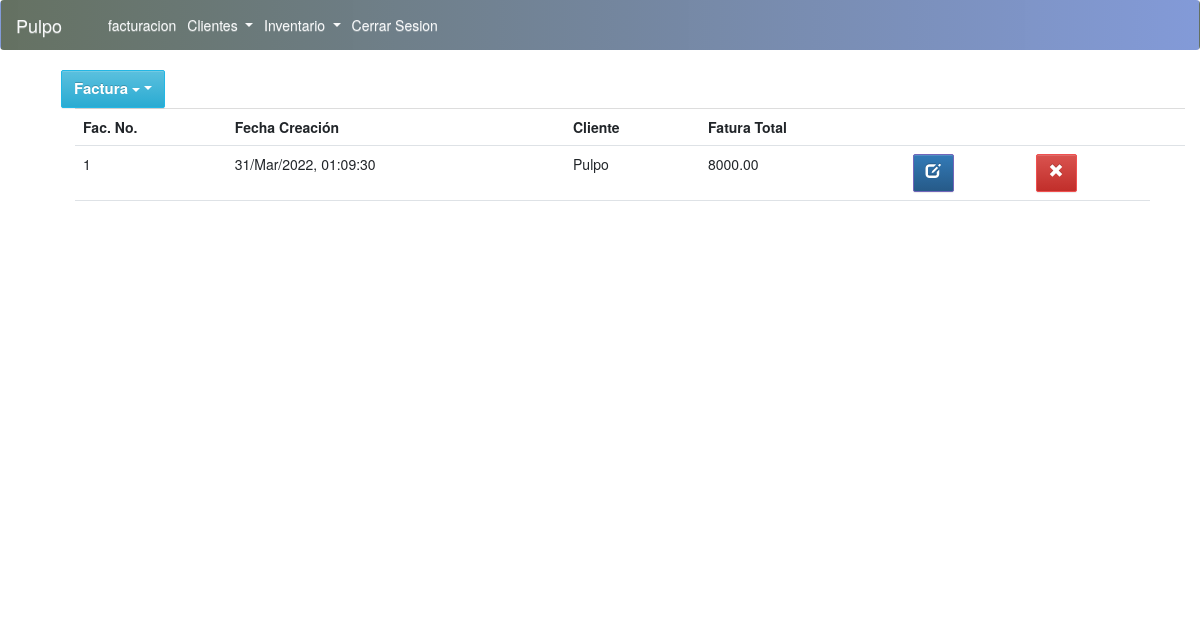
Screenshot of /facturacion/invoice_list.php with the database file from the repository.
### tables this page shows
CREATE TABLE `factura_orden` (
  `order_id` int(11) NOT NULL,
  `order_date` timestamp NOT NULL DEFAULT current_timestamp(),
  `order_receiver_name` varchar(250) NOT NULL,
  `order_receiver_address` text NOT NULL,
  `order_total_before_tax` decimal(10,2) NOT NULL,
  `order_total_tax` decimal(10,2) NOT NULL,
  `order_tax_per` varchar(250) NOT NULL,
  `order_total_after_tax` double(10,2) NOT NULL,
  `order_amount_paid` decimal(10,2) NOT NULL,
  `order_total_amount_due` decimal(10,2) NOT NULL,
  `note` text NOT NULL
);

### facturacion/Invoice.php (called while the page is built, shortened)
<?php
class Invoice{
	private $host  = 'localhost';
    private $user  = 'root';
    private $password   = "";
    private $database  = "pulpof";
    private $invoiceOrderTable = 'factura_orden';
	private $dbConnect = false;
    public function __construct(){
        if(!$this->dbConnect){
            $conn = new mysqli($this->host, $this->user, $this->password, $this->database);
            if($conn->connect_error){
                die("Error failed to connect to MySQL: " . $conn->connect_error);
            }else{
                $this->dbConnect = $conn;
            }
        }
    }
	private function getData($sqlQuery) {
		$result = mysqli_query($this->dbConnect, $sqlQuery);
		$data= array();
		while ($row = mysqli_fetch_assoc($result)) {
			$data[]=$row;
		}
		return $data;
	}
	public function getInvoiceList(){
		$sqlQuery = "SELECT * FROM ".$this->invoiceOrderTable;
		return  $this->getData($sqlQuery);
	}
}
?>

### facturacion/invoice_list.php (the view, shortened to what this page needs)
<?php
include 'Invoice.php';
$invoice = new Invoice();
?>
<!DOCTYPE html>
<html lang="en">
<head>
    <link href="https://cdn.jsdelivr.net/npm/bootstrap@5.1.3/dist/css/bootstrap.min.css" rel="stylesheet">
    <link rel="stylesheet" href="../css/estilos.css">
    <link rel="stylesheet" href="https://maxcdn.bootstrapcdn.com/bootstrap/3.3.5/css/bootstrap.min.css">
    <link rel="stylesheet" href="https://maxcdn.bootstrapcdn.com/bootstrap/3.3.5/css/bootstrap-theme.min.css">
</head>
<body>
        <div class="container-fuild" >
        <nav class="navbar navbar-expand-lg navbar-light bg-light">
  <div class="container-fluid">
    <a class="navbar-brand text-light" href="">Pulpo</a>
    <div class="collapse navbar-collapse" id="navbarSupportedContent">
      <ul class="navbar-nav me-auto mb-2 mb-lg-0">
        <li class="nav-item">
        <a class="nav-link text-light" href="create_invoice.php">facturacion</a>
        </li>
        <li class="nav-item dropdown">
          <a class="nav-link dropdown-toggle text-light" href="verClientes.php" id="navbarDropdown" role="button" data-bs-toggle="dropdown" aria-expanded="false">
            Clientes
          </a>
        </li>
        <li class="nav-item dropdown">
          <a class="nav-link dropdown-toggle text-light" href="inventario/producto/inventario.php" id="navbarDropdown" role="button" data-bs-toggle="dropdown" aria-expanded="false">
            Inventario
          </a>
        </li>
        <li class="nav-item">
            <a class="nav-link text-light" href="../../php/cerrarsesion.php">Cerrar Sesion</a>
        </li>
      </ul>
    </div>
  </div>
</nav>
<div class="container">
<div class="container" style="min-height:500px;">
<?php include('menu.php');?>
<div class="container" style="min-height:500px;">
<table id="" class="table table-hover">
  <tr>
    <th >Fac. No.</th>
    <th>Fecha Creación</th>
    <th>Cliente</th>
    <th>Fatura Total</th>
    <th></th>
    <th></th>
    <th></th>
  </tr>
<?php
$invoiceList = $invoice->getInvoiceList();
foreach($invoiceList as $invoiceDetails){
    $invoiceDate = date("d/M/Y, H:i:s", strtotime($invoiceDetails["order_date"]));
    echo '
      <tr>
        <td>'.$invoiceDetails["order_id"].'</td>
        <td>'.$invoiceDate.'</td>
        <td>'.$invoiceDetails["order_receiver_name"].'</td>
        <td>'.$invoiceDetails["order_total_after_tax"].'</td>
        <td><a href="edit_invoice.php?update_id='.$invoiceDetails["order_id"].'"  title="Editar Factura"><div class="btn btn-primary"><span class="glyphicon glyphicon-edit"></span></div></a></td>
        <td><a href="#" id="'.$invoiceDetails["order_id"].'" class="deleteInvoice"  title="Borrar Factura"><div class="btn btn-danger"><span class="glyphicon glyphicon-remove"></span></div></a></td>
      </tr>
    ';
}
?>
</table>
</div>

### CSS/estilos.css (style rules this page uses)
* { margin: 0; padding: 0; box-sizing: border-box; }
body { font-family: Georgia, 'Times New Roman', Times, serif; }
nav { text-align: right; padding: 15px 30px 0 0; position: fixed; top: 0; left: 0; width: 100%; height: 50px; background: hsla(224, 58%, 48%, 0.404); background: -webkit-linear-gradient(to right, hsla(104, 100%, 5%, 0.61),hsla(224, 58%, 48%, 0.603) ); background: linear-gradient(to right, hsla(104, 100%, 5%, 0.61),hsla(224, 58%, 48%, 0.596)); box-sizing: border-box; z-index: 1001; }

### facturacion/css/style.css (style rules this page uses)
.navbar-nav>li { float:left; margin-left:1px; }
.btn-primary, .panel-primary { border-color: #7266ba; color: #fff !important; }
.btn-danger, .panel-danger { background-color: #f05050; border-color: #f05050; color: #fff !important; }
.form-control, .btn { min-height: 38px; border-radius: 2px; }
.btn { font-size: 15px; font-weight: bold; }

### rows the page displays
factura_orden: order_id "1", order_date "31/Mar/2022, 01:09:30", order_receiver_name "Pulpo", order_total_after_tax "8000.00"
